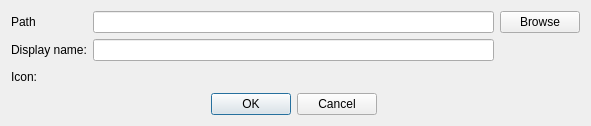
<?xml version="1.0" encoding="UTF-8"?>
<ui version="4.0">
 <class>ShortCutDialog</class>
 <widget class="QDialog" name="ShortCutDialog">
  <property name="geometry">
   <rect>
    <x>0</x>
    <y>0</y>
    <width>591</width>
    <height>126</height>
   </rect>
  </property>
  <property name="windowTitle">
   <string>Create shortcut on desktop</string>
  </property>
  <layout class="QGridLayout" name="gridLayout">
   <item row="0" column="0">
    <widget class="QLabel" name="label">
     <property name="text">
      <string>Path</string>
     </property>
    </widget>
   </item>
   <item row="0" column="1">
    <widget class="QLineEdit" name="txtPath"/>
   </item>
   <item row="0" column="2">
    <widget class="QPushButton" name="cmdBrowse">
     <property name="text">
      <string>Browse</string>
     </property>
    </widget>
   </item>
   <item row="1" column="0">
    <widget class="QLabel" name="label_2">
     <property name="text">
      <string>Display name:</string>
     </property>
    </widget>
   </item>
   <item row="1" column="1">
    <widget class="QLineEdit" name="txtName"/>
   </item>
   <item row="3" column="1">
    <widget class="QDialogButtonBox" name="buttonBox">
     <property name="orientation">
      <enum>Qt::Horizontal</enum>
     </property>
     <property name="standardButtons">
      <set>QDialogButtonBox::Cancel|QDialogButtonBox::Ok</set>
     </property>
     <property name="centerButtons">
      <bool>true</bool>
     </property>
    </widget>
   </item>
   <item row="2" column="0">
    <widget class="QLabel" name="label_3">
     <property name="text">
      <string>Icon:</string>
     </property>
    </widget>
   </item>
   <item row="2" column="1">
    <widget class="QLabel" name="lblIcon">
     <property name="contextMenuPolicy">
      <enum>Qt::CustomContextMenu</enum>
     </property>
     <property name="toolTip">
      <string>&lt;!DOCTYPE HTML PUBLIC &quot;-//W3C//DTD HTML 4.0//EN&quot; &quot;http://www.w3.org/TR/REC-html40/strict.dtd&quot;&gt;
&lt;html&gt;&lt;head&gt;&lt;meta name=&quot;qrichtext&quot; content=&quot;1&quot; /&gt;&lt;style type=&quot;text/css&quot;&gt;
p, li { white-space: pre-wrap; }
&lt;/style&gt;&lt;/head&gt;&lt;body style=&quot; font-family:'Droid Sans'; font-size:9pt; font-weight:400; font-style:normal;&quot;&gt;
&lt;p style=&quot; margin-top:0px; margin-bottom:0px; margin-left:0px; margin-right:0px; -qt-block-indent:0; text-indent:0px;&quot;&gt;Click &lt;span style=&quot; font-weight:600;&quot;&gt;right button&lt;/span&gt; on label to reset icon&lt;/p&gt;&lt;/body&gt;&lt;/html&gt;</string>
     </property>
     <property name="text">
      <string/>
     </property>
    </widget>
   </item>
  </layout>
 </widget>
 <resources/>
 <connections>
  <connection>
   <sender>buttonBox</sender>
   <signal>accepted()</signal>
   <receiver>ShortCutDialog</receiver>
   <slot>accept()</slot>
   <hints>
    <hint type="sourcelabel">
     <x>248</x>
     <y>254</y>
    </hint>
    <hint type="destinationlabel">
     <x>157</x>
     <y>274</y>
    </hint>
   </hints>
  </connection>
  <connection>
   <sender>buttonBox</sender>
   <signal>rejected()</signal>
   <receiver>ShortCutDialog</receiver>
   <slot>reject()</slot>
   <hints>
    <hint type="sourcelabel">
     <x>316</x>
     <y>260</y>
    </hint>
    <hint type="destinationlabel">
     <x>286</x>
     <y>274</y>
    </hint>
   </hints>
  </connection>
 </connections>
</ui>
